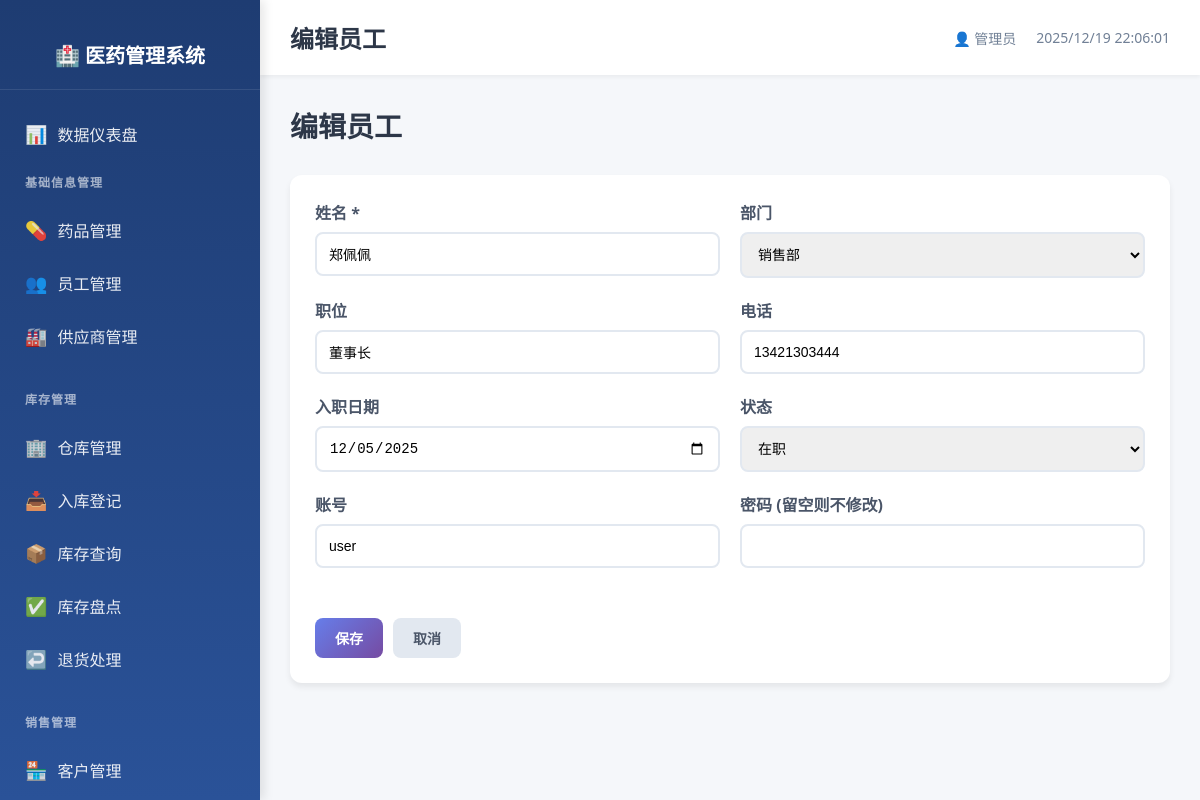
Page /basic/employees/edit/1 on the earlier database version.
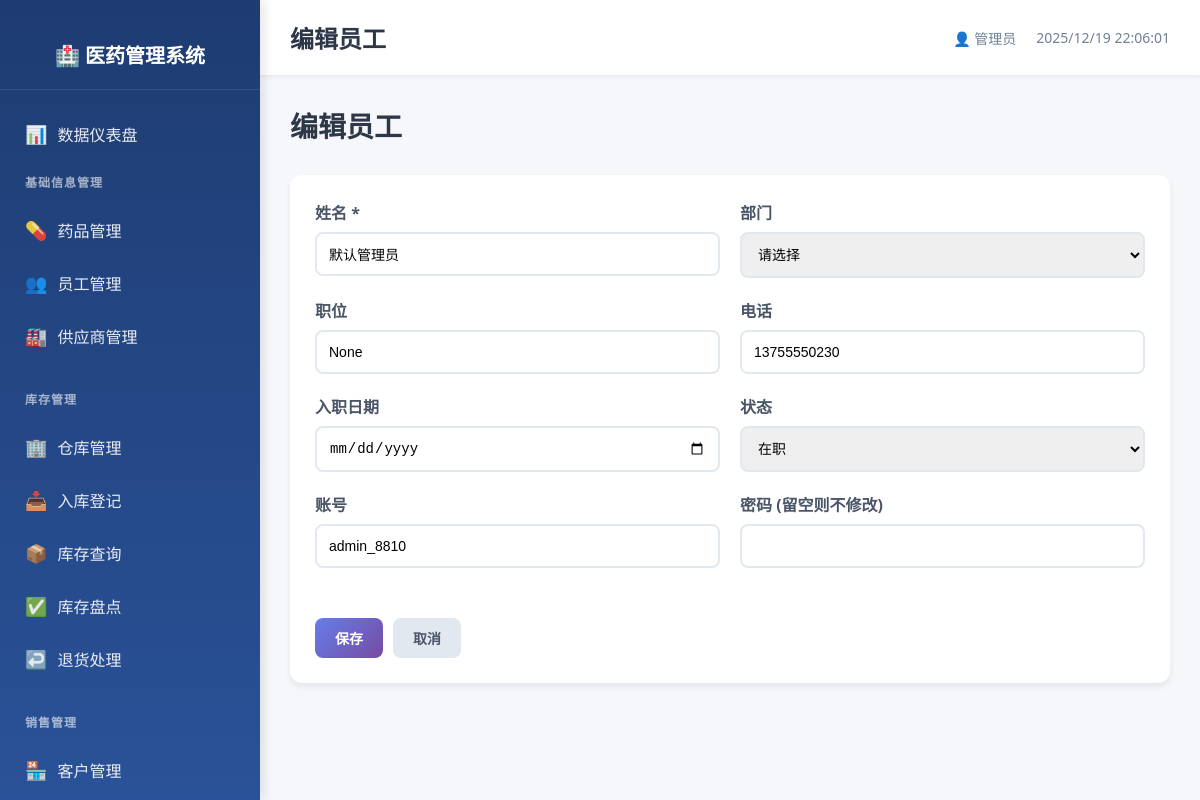
Same page on the later database version.
### models.py (models this page shows)
class EmployeeInfo(db.Model):
    __tablename__ = 'employee_info'
    employee_id = db.Column(db.Integer, primary_key=True, autoincrement=True)
    name = db.Column(db.String(100), nullable=False, index=True)
    department = db.Column(db.String(100))
    position = db.Column(db.String(100))
    phone = db.Column(db.String(20), unique=True)
    hire_date = db.Column(db.Date)
    account = db.Column(db.String(50), unique=True, nullable=False)
    password = db.Column(db.String(200), nullable=False)
    status = db.Column(db.String(20), default='在职', nullable=False)
    create_time = db.Column(db.DateTime, default=datetime.now, nullable=False)
    update_time = db.Column(db.DateTime, default=datetime.now, onupdate=datetime.now, nullable=False)

### routes/basic_info.py (the view, shortened to what this page needs)
@basic_bp.route('/employees/edit/<int:employee_id>', methods=['GET', 'POST'])
def employee_edit(employee_id):
    employee = EmployeeInfo.query.get_or_404(employee_id)
    return render_template('basic/employee_form.html', employee=employee)

### templates/basic/employee_form.html (shortened to what this page needs)
{% extends "base.html" %}
{% block page_title %}{% if employee %}编辑{% else %}添加{% endif %}员工{% endblock %}
{% block content %}
<div class="page-header">
    <h2>{% if employee %}编辑{% else %}添加{% endif %}员工</h2>
</div>
<div class="table-card">
    <form method="post" onsubmit="return validateEmployeeForm()">
        <div class="form-row">
            <div class="form-group">
                <label for="name">姓名 *</label>
                <input type="text" id="name" name="name" class="form-control"
                       value="{{ employee.name if employee else '' }}"
                       placeholder="例如：张三" required>
            </div>
            <div class="form-group">
                <label for="department">部门</label>
                <select id="department" name="department" class="form-control">
                    <option value="">请选择</option>
                    <option value="销售部" {% if employee and employee.department == '销售部' %}selected{% endif %}>销售部</option>
                </select>
            </div>
        </div>
        <div class="form-row">
            <div class="form-group">
                <label for="position">职位</label>
                <input type="text" id="position" name="position" class="form-control"
                       value="{{ employee.position if employee else '' }}"
                       placeholder="例如：销售经理">
            </div>
            <div class="form-group">
                <label for="phone">电话</label>
                <input type="tel" id="phone" name="phone" class="form-control"
                       value="{{ employee.phone if employee else '' }}"
                       placeholder="例如：13800138000">
            </div>
        </div>
        <div class="form-row">
            <div class="form-group">
                <label for="hire_date">入职日期</label>
                <input type="date" id="hire_date" name="hire_date" class="form-control"
                       value="{{ employee.hire_date if employee else '' }}">
            </div>
            <div class="form-group">
                <label for="status">状态</label>
                <select id="status" name="status" class="form-control">
                    <option value="在职" {% if employee and employee.status == '在职' %}selected{% endif %}>在职</option>
                </select>
            </div>
        </div>
        <div class="form-row">
            <div class="form-group">
                <label for="account">账号</label>
                <input type="text" id="account" name="account" class="form-control"
                       value="{{ employee.account if employee else '' }}"
                       placeholder="例如：zhangsan">
            </div>
            <div class="form-group">
                <label for="password">密码 {% if employee %}(留空则不修改){% endif %}</label>
                <input type="password" id="password" name="password" class="form-control">
            </div>
        </div>
        <div class="form-actions">
            <button type="submit" class="btn btn-primary">保存</button>
            <a href="{{ url_for('basic.employee_list') }}" class="btn btn-secondary">取消</a>
        </div>
    </form>
</div>
{% endblock %}

Differences in the rows shown:
changed EmployeeInfo "在职": name "郑佩佩" → "默认管理员"; position "董事长" → "None"; phone "13421303444" → "13755550230"; hire_date "12/05/2025" → (not shown); account "user" → "admin_8810"; department "销售部" → (not shown)
Other differences:
form field department: (not shown) → "请选择"
